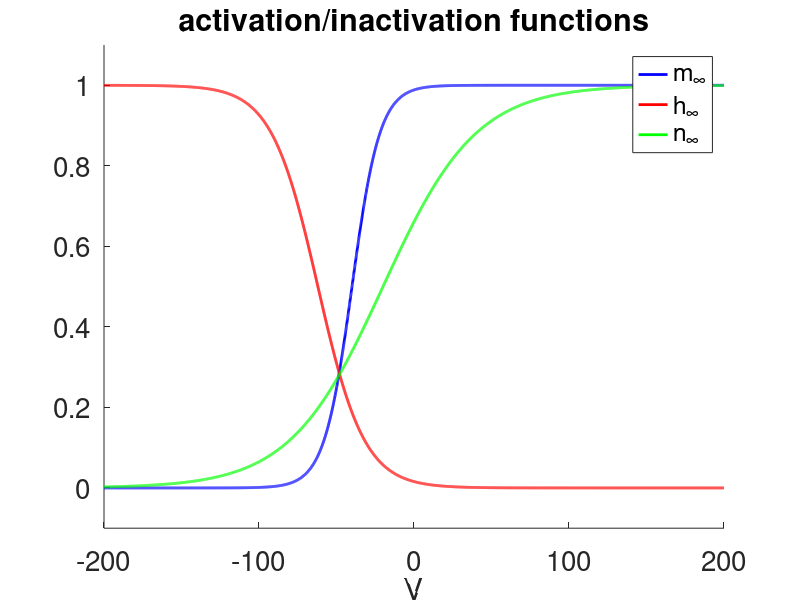
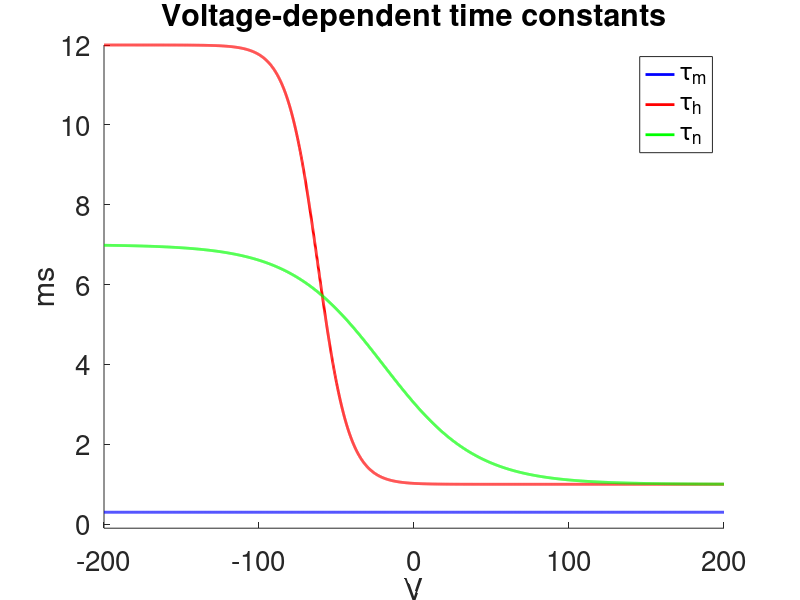

Recreate these plots in MATLAB, in order.
% alpha_n=@(v) (0.01 * (10.0 + v))/(exp((10.0+v)/10.0) - 1.0);
% alpha_m=@(v) (0.1 * (25.0 + v))/(exp((25.0+v)/10.0) - 1.0);
% alpha_h=@(v) 0.07 * (exp(v/20.0));
% beta_n=@(v) 0.125 * exp(v/80.0);
% beta_m=@(v) 4.0 * exp(v/18.0);
% beta_h=@(v) 1.0 ./ (exp((30.0 + v) / 10.0) + 1.0);
% 
% m_inf = @(v) alpha_m(v) ./ (alpha_m(v) + beta_m(v));
% h_inf = @(v) alpha_h(v) ./ (alpha_h(v) + beta_h(v));
% n_inf = @(v) alpha_n(v) ./ (alpha_n(v) + beta_n(v));
% tau_m = @(v) 1.0 ./ (alpha_m(v) + beta_m(v));
% tau_h = @(v) 1.0 ./ (alpha_h(v) + beta_h(v));
% tau_n = @(v) 1.0 ./ (alpha_n(v) + beta_n(v));
close all;

% C = 1;
% E_L = 10.613;
% E_K = -12;
% E_Na = 115;
% G_L = 0.3;
% G_K = 36;
% G_Na = 120;
% 
% V_th = -65;
% V_reset = -70;
% E_ex = 0;
% E_in = -75;
% tau_ex = 3;
% tau_in = 10;
% A_ex = 0.028953;
% A_in = 0.014103;
% tau_ref = 10;

% m_inf=@(v) 1./(1+exp(-(v+40)/9));
% h_inf=@(v) 1./(1+exp((v+62)/10));
% n_inf=@(v) 1./(1+exp(-(v+53)/16));
% tau_m=@(v) 0.3 + 0.0*v;
% tau_h=@(v) 1+11./(1+exp((v+62)/10));
% tau_n=@(v) 1+6./(1+exp((v+53)/16));

% m_inf=@(v) 1./(1+exp(-(v+40)/9));
% h_inf=@(v) 1./(1+exp((v+62)/12));
% n_inf=@(v) 1./(1+exp(-(v+20)/16));
% tau_m=@(v) 0.3 + 0.0*v;
% tau_h=@(v) 1+11./(1+exp((v+62)/10));
% tau_n=@(v) 1+6./(1+exp((v+53)/16));

% m_inf=@(v) 1./(1+exp(-(v+40)/9));
% h_inf=@(v) 1./(1+exp((v+62)/10));
% n_inf=@(v) 1./(1+exp(-(v+20)/15));
% tau_m=@(v) 0.3 + 0.0*v;
% tau_h=@(v) 1+11./(1+exp((v+62)/10));
% tau_n=@(v) 1+6./(1+exp((v+53)/16));

m_inf=@(v) 1./(1+exp(-(v+40)/9));
h_inf=@(v) 1./(1+exp((v+62)/15));
n_inf=@(v) 1./(1+exp(-(v+20)/30));
tau_m=@(v) 0.3 + 0.0*v;
tau_h=@(v) 1+11./(1+exp((v+62)/10));
tau_n=@(v) 1+6./(1+exp((v+20)/30));

vv=-200:0.1:200;

figure
hold on
plot(vv,m_inf(vv),'b','linewidth',2);
plot(vv,h_inf(vv),'r','linewidth',2);
plot(vv,n_inf(vv),'g','linewidth',2);
axis([-200 200 -0.1 1.1]);
set(gca,'fontsize',20);
xlabel('V');
legend('m_{\infty}','h_{\infty}','n_{\infty}');
title("activation/inactivation functions")

figure
hold on
plot(vv,tau_m(vv),'b','linewidth',2);
plot(vv,tau_h(vv),'r','linewidth',2);
plot(vv,tau_n(vv),'g','linewidth',2);
axis([-200 200 -0.1 12]);
set(gca,'fontsize',20);
xlabel('V');
ylabel('ms');
legend('\tau_{m}','\tau_{h}','\tau_{n}');
title("Voltage-dependent time constants")